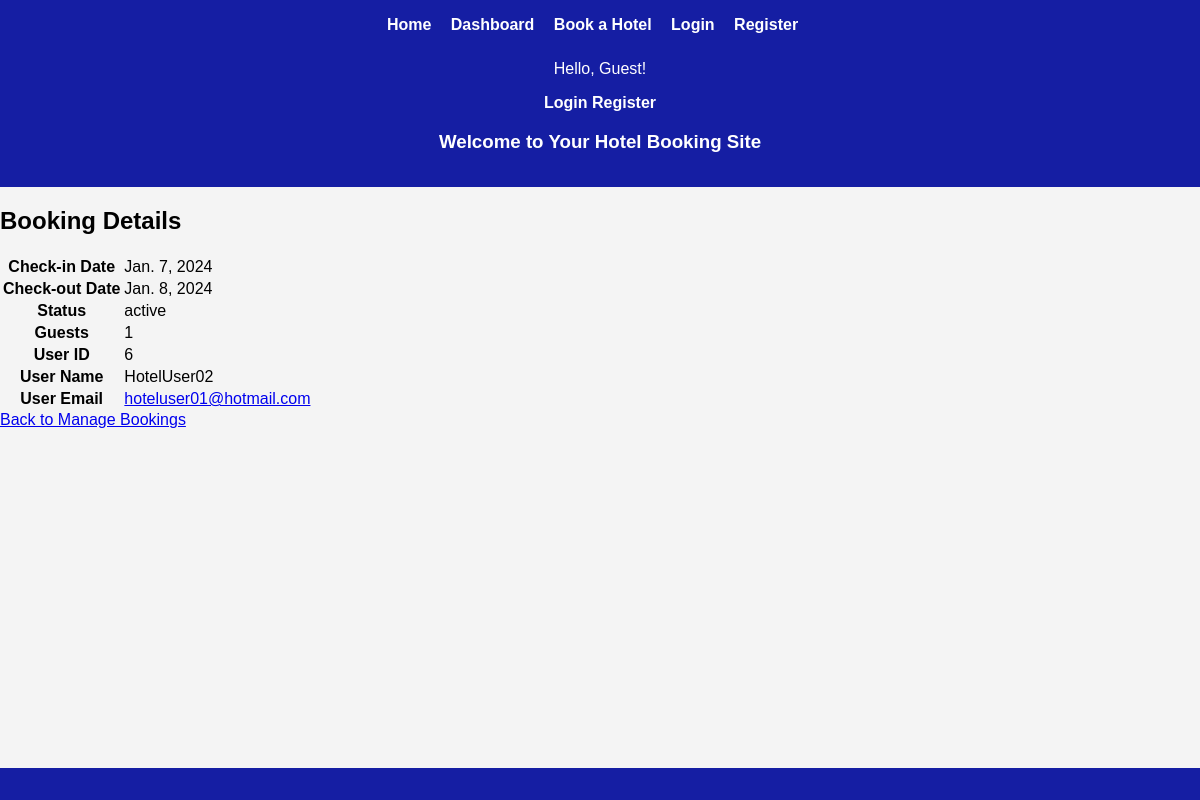
/hotel-manager/view-booking-details/73/, run on the app's committed database.
### hotel_your_choice/models.py (models this page shows, shortened)
class Booking(models.Model):
    STATUS_CHOICES = [
        ('active', 'Booking Active'),
        ('canceled', 'Booking Canceled'),
        ('rescheduled', 'Booking Rescheduled'),
    ]
    user = models.ForeignKey(get_user_model(), on_delete=models.CASCADE)
    hotel = models.ForeignKey(Hotel, on_delete=models.CASCADE, null=True)
    check_in_date = models.DateField()
    check_out_date = models.DateField()
    guests = models.PositiveIntegerField()
    issued_date = models.DateField(auto_now_add=True)
    rating = models.PositiveIntegerField(null=True, blank=True)
    status = models.CharField(max_length=20, choices=STATUS_CHOICES, default='active')
    canceled_by = models.ForeignKey(get_user_model(), on_delete=models.SET_NULL, null=True, blank=True, related_name='canceled_bookings')
    original_booking = models.ForeignKey('self', null=True, blank=True, on_delete=models.SET_NULL)

class CustomUser(AbstractUser):
    profile_picture = models.ImageField(upload_to='profile_pics/', null=True, blank=True)
    is_hotel_manager = models.BooleanField(default=False)
    is_client_user = models.BooleanField(default=False)
    is_administrator = models.BooleanField(default=False)
    reset_token = models.CharField(max_length=255, null=True, blank=True)

### hotel_your_choice/views.py (the view)
# urls.py: path('view-booking-details/<int:booking_id>/', views.view_booking_details, name='view_booking_details'),
def view_booking_details(request, booking_id):
    selected_booking = get_object_or_404(Booking, id=booking_id)
    return render(request, 'hotel_your_choice/hotel_manager/view_booking_details.html', {'selected_booking': selected_booking})

### hotel_your_choice/templates/hotel_your_choice/hotel_manager/view_booking_details.html
{% extends 'base_generic.html' %}
{% block content %}
<h2>Booking Details</h2>
<table>
    <tr>
        <th>Check-in Date</th>
        <td>{{ selected_booking.check_in_date }}</td>
    </tr>
    <tr>
        <th>Check-out Date</th>
        <td>{{ selected_booking.check_out_date }}</td>
    </tr>
    <tr>
        <th>Status</th>
        <td>{{ selected_booking.status }}</td>
    </tr>
    <tr>
        <th>Guests</th>
        <td>{{ selected_booking.guests }}</td>
    </tr>
    <tr>
        <th>User ID</th>
        <td>{{ selected_booking.user.id }}</td>
    </tr>
    <tr>
        <th>User Name</th>
        <td>{{ selected_booking.user.username }}</td>
    </tr>
    <tr>
        <th>User Email</th>
        <td><a href="mailto:{{ selected_booking.user.email }}">{{ selected_booking.user.email }}</a></td>
    </tr>
</table>
<a href="{% url 'hotel_your_choice:manage_bookings' %}">Back to Manage Bookings</a>
{% endblock %}

### hotel_your_choice/static/hotel_your_choice_css/style.css (style rules this page uses)
body { font-family: Arial, sans-serif; background-color: #f4f4f4; margin: 0; padding: 0; display: flex; flex-direction: column; min-height: 100vh; }
::marker { display: none; unicode-bidi: isolate; font-variant-numeric: tabular-nums; text-transform: none; text-indent: 0px !important; text-align: start !important; text-align-last: start !important; }

### data on the page
Booking: check_in_date "Jan. 7, 2024", check_out_date "Jan. 8, 2024", status "active", guests "1", user.id "6", user.username "HotelUser02", user.email "hoteluser01@hotmail.com"
